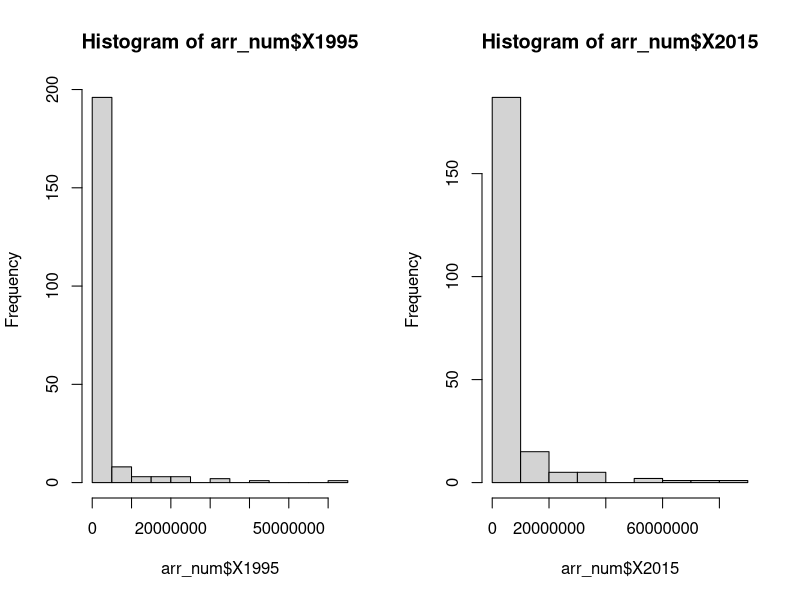
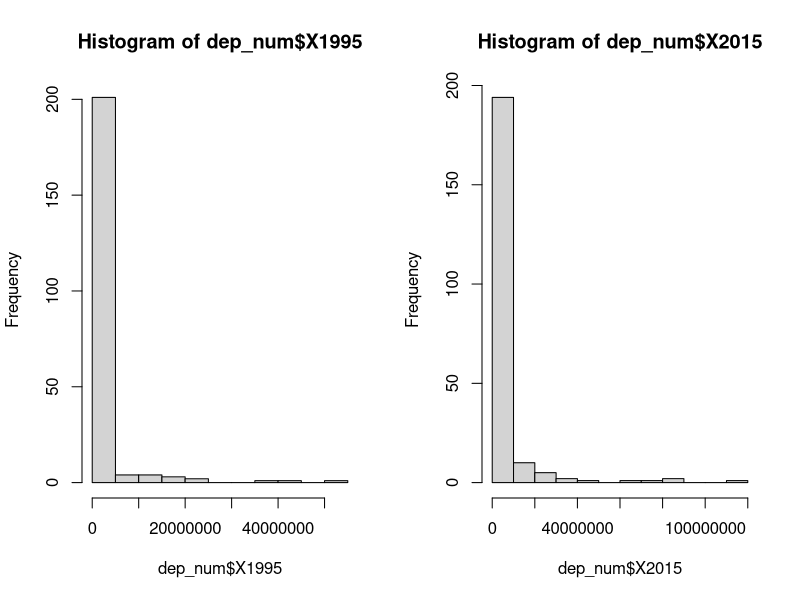
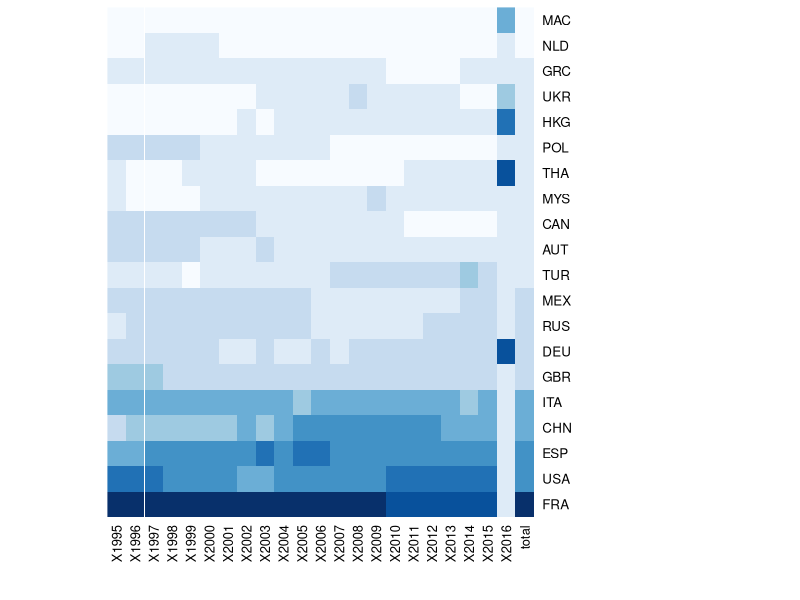
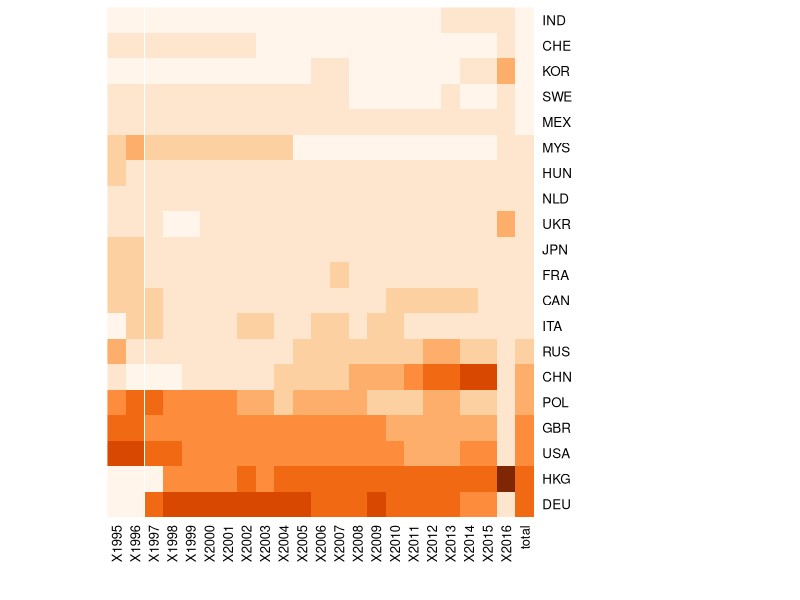
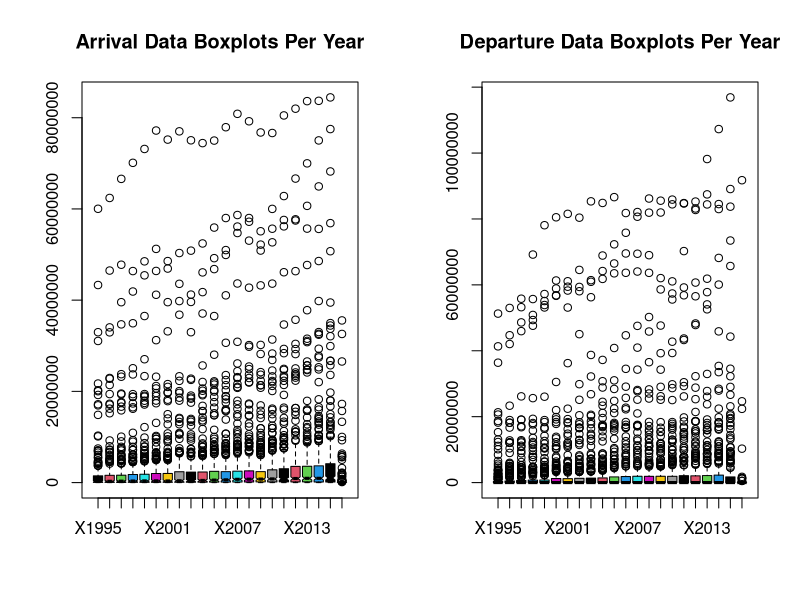

Reproduce these figures in R, in order.
## ---- chunk 1
#Define dataframe for arrival
arrival <- read.csv('./data clean/arrivals_df.csv')
arr_num <- arrival[, -24:-26]
arr_num[is.na(arr_num)]<-0
rownames(arr_num) <- arr_num[,1]
arr_num[,1] <-NULL
#Define dataframe for departure
departure <- read.csv('./data clean/departures_df.csv')
dep_num <- departure[, -24:-26]
dep_num[is.na(dep_num)]<-0
rownames(dep_num) <- dep_num[,1]
dep_num[,1] <-NULL
## ---- chunk 2
#MAXIMUM for Arrival
idx1 <- which(arr_num==max(arr_num), arr.ind = TRUE)
print(c(rownames(arr_num)[idx1[1]], colnames(arr_num)[idx1[2]], arr_num[idx1]))
#rbind(rownames(arr_num), colnames(arr_num)[apply(arr_num,1,which.max)])

#MINIMUM for Arrival
idx2 <- which(arr_num == min(arr_num[arr_num>0]), arr.ind = TRUE)
print(c(rownames(arr_num)[idx2[1]], colnames(arr_num)[idx2[2]], arr_num[idx2]))

#MAXIMUM for Departure
idx1 <- which(dep_num==max(dep_num), arr.ind = TRUE)
print(c(rownames(dep_num)[idx1[1]], colnames(dep_num)[idx1[2]], dep_num[idx1]))

#MINIMUM for Departure
idx2 <- which(dep_num == min(dep_num[dep_num>0]), arr.ind = TRUE)
print(c(rownames(dep_num)[idx2[1]], colnames(dep_num)[idx2[2]], dep_num[idx2]))
## ---- chunk 3
options("scipen"=100, "digits"=4)
par(mfrow=c(1,2))
hist(arr_num$X1995)
hist(arr_num$X2015)
## ---- chunk 4
options("scipen"=100, "digits"=4)
par(mfrow=c(1,2))
hist(dep_num$X1995)
hist(dep_num$X2015)
## ---- chunk 5
library("RColorBrewer")
arr_temp <- arr_num
arr_temp$total <- rowSums(arr_temp)
arr_temp <- head(arr_temp[order(arr_temp$total, decreasing= T),], n = 20)
arrival_matrix <- data.matrix(arr_temp)
arrival_heat <- heatmap(arrival_matrix, Rowv=NA, Colv=NA, col = brewer.pal(9, "Blues"), scale="column", margins=c(5,10))
## ---- chunk 6
dep_temp <- dep_num
dep_temp$total <- rowSums(dep_temp)
dep_temp <- head(dep_temp[order(dep_temp$total, decreasing= T),], n = 20)
departure_matrix <- data.matrix(dep_temp)
departure_heat <- heatmap(departure_matrix, Rowv=NA, Colv=NA, col = brewer.pal(9, "Oranges"), scale="column", margins=c(5,10))
## ---- chunk 7
boxplot(arr_num, main = "Arrival Data Boxplots Per Year", notch = TRUE, col = 1:20)
boxplot(dep_num, main = "Departure Data Boxplots Per Year", notch = FALSE, col = 1:20)
